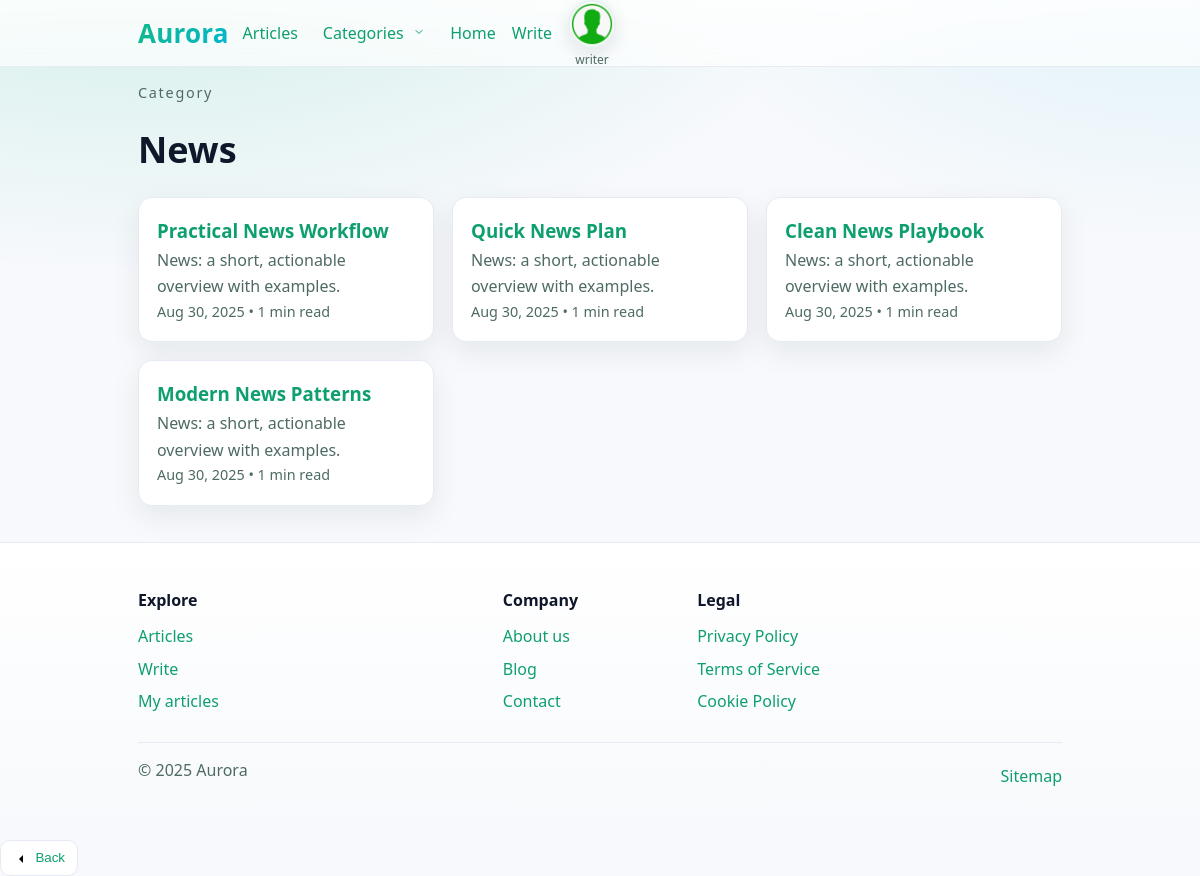
Screenshot of /categories/1/ (signed in) with the database file from the repository.
### users/models.py (models this page shows, shortened)
class User(AbstractUser):
    avatar = models.ImageField(
        upload_to="avatars/", blank=True, null=True
    )
    bio = models.TextField(blank=True)
    rating = models.IntegerField(default=0)
    is_verified = models.BooleanField(default=False)

### category/models.py (models this page shows, shortened)
class Category(models.Model):
    name = models.CharField(
        "Name",
        max_length=64,
        unique=True,
    )
    description = models.TextField(
        "Description",
        blank=True,
    )
    created_at = models.DateTimeField(
        "Created at",
        auto_now_add=True,
    )
    class Meta:
        ordering = ["name"]

### articles/models.py (models this page shows, shortened)
class Article(models.Model):
    title = models.CharField(max_length=150)
    description = models.CharField(max_length=160)
    body = models.TextField()
    image = models.ImageField(
        upload_to=article_image_path, blank=True, null=True
    )
    is_published = models.BooleanField(default=True)
    published_at = models.DateTimeField(auto_now_add=True)
    updated_at = models.DateTimeField(auto_now=True)
    author = models.ForeignKey(
        settings.AUTH_USER_MODEL,
        on_delete=models.CASCADE,
        related_name="articles",
    )
    category = models.ForeignKey(
        Category,
        verbose_name="Category",
        on_delete=models.SET_NULL,
        null=True,
        blank=True,
        related_name="articles",
    )
    class Meta:
        ordering = ["-published_at"]
    @property
    def reading_minutes(self) -> int:
        words = len(self.body.split())
        return max(1, words // 200)

### category/views.py (the view)
# urls.py: path("<int:pk>/", CategoryArticlesView.as_view(), name="detail"),
class CategoryArticlesView(ListView):
    template_name = "categories/detail.html"
    context_object_name = "articles"
    paginate_by = 12
    def dispatch(self, request, *args, **kwargs):
        self.category_instance = get_object_or_404(Category, pk=self.kwargs["pk"])
        return super().dispatch(request, *args, **kwargs)
    def get_queryset(self) -> QuerySet:
        article_queryset = (
            Article.objects.filter(
                category=self.category_instance,
                is_published=True,
            )
            .select_related("author", "category")
            .order_by("-published_at")
        )
        return article_queryset
    def get_context_data(self, **kwargs: Any) -> Dict[str, Any]:
        context = super().get_context_data(**kwargs)
        context["category"] = self.category_instance
        return context

### category/context_processors.py (called while the page is built)
def nav_categories(request):
    items = (
        Category.objects.annotate(article_count=Count("articles"))
        .order_by("-article_count", "name")[:12]
    )
    return {"nav_categories": items}

### templates/categories/detail.html (shortened to what this page needs)
{% extends "base.html" %}
{% block content %}
<section class="section container">
  <p class="kicker">Category</p>
  <h1 class="page-title">{{ category.name }}</h1>
  <div class="card-grid">
    {% for a in articles %}
      <article class="card">
        <a href="{% url 'articles:detail' a.pk %}"><h3 class="m0">{{ a.title }}</h3></a>
        <p class="muted m0">{{ a.description }}</p>
        <p class="badge m0">
          {{ a.published_at|date:"M j, Y" }} • {{ a.reading_minutes }} min read
        </p>
      </article>
    {% empty %}
      <p class="muted">No articles yet in this category.</p>
    {% endfor %}
  </div>
</section>
{% endblock %}

### templates/base.html (shortened to what this page needs)
{% load static socialaccount %}
<!doctype html>
<html lang="en">
<head>
  <link rel="stylesheet" href="{% static 'style.css' %}?v=24">
</head>
<body>
<header class="site-header">
  <nav class="nav container" aria-label="Site">
    <button id="navBack" class="btn-link" type="button" aria-label="Go back" rel="prev" hidden
            data-fallback="{% url 'articles:index' %}">
      <svg aria-hidden="true" width="16" height="16" viewBox="0 0 24 24"><path d="M15 18l-6-6 6-6"/></svg>
      <span class="label">Back</span>
    </button>
    <a class="brand" href="{% url 'articles:index' %}" aria-label="Aurora — home">Aurora</a>
    <div class="nav-right">
      <ul id="primaryNav" class="nav-list" role="menu">
        <li class="nav-item"><a class="nav-link" href="{% url 'articles:index' %}" role="menuitem">Articles</a></li>
        <li class="nav-item nav-categories">
          <button class="nav-link" id="categoriesBtn" type="button"
                  aria-haspopup="true" aria-expanded="false" aria-controls="categoriesPanel">
            Categories
            <svg class="chevron" width="12" height="12" viewBox="0 0 24 24" aria-hidden="true">
              <path d="M6 9l6 6 6-6" fill="none" stroke="currentColor" stroke-width="2"
                    stroke-linecap="round" stroke-linejoin="round"/>
            </svg>
          </button>
        </li>
        <li class="nav-item"><a class="nav-link" href="{% url 'home' %}">Home</a></li>
        {% if request.user.is_authenticated %}
          <li class="nav-item"><a class="nav-link" href="{% url 'articles:create' %}">Write</a></li>
        {% endif %}
        {% if request.user.is_authenticated %}
          <li class="nav-item nav-avatar" id="navAvatar">
            <div class="avatar-trigger">
              <button class="avatar-btn" id="avatarBtn" type="button"
                      aria-haspopup="true" aria-expanded="false" aria-controls="avatarPanel"
                      title="{{ request.user.get_full_name|default:request.user.username }}">
                {% if request.user.avatar %}
                  <img src="{{ request.user.avatar.url }}" alt="{{ request.user.username }}">
                {% else %}
                  <img src="{% static 'img/avatar-default.png' %}" alt="{{ request.user.username }}">
                {% endif %}
              </button>
              <span class="avatar-caption"
                    title="{{ request.user.get_full_name|default:request.user.username }}">
                {{ request.user.get_full_name|default:request.user.username|truncatechars:18 }}
              </span>
            </div>
          </li>
        {% endif %}
      </ul>
    </div>
  </nav>
</header>
<main>
  {% block content %}{% endblock %}
</main>
<footer class="site-footer">
  <div class="container">
    <div class="footer-grid">
      <div class="footer-col">
        <p class="footer-title">Explore</p>
        <a class="footer-link" href="{% url 'articles:index' %}">Articles</a>
        <a class="footer-link" href="{% url 'articles:create' %}">Write</a>
        {% if request.user.is_authenticated %}
          <a class="footer-link" href="{% url 'articles:index' %}?author=me">My articles</a>
        {% else %}
          <a class="footer-link" href="{% url 'account_login' %}">Login</a>
        {% endif %}
      </div>
      <div class="footer-col">
        <p class="footer-title">Company</p>
        <a class="footer-link" href="{% url 'pages:about' %}">About us</a>
        <a class="footer-link" href="{% url 'pages:blog' %}">Blog</a>
        <a class="footer-link" href="{% url 'pages:contact' %}">Contact</a>
      </div>
      <div class="footer-col">
        <p class="footer-title">Legal</p>
        <a class="footer-link" href="{% url 'pages:privacy' %}">Privacy Policy</a>
        <a class="footer-link" href="{% url 'pages:terms' %}">Terms of Service</a>
        <a class="footer-link" href="{% url 'pages:cookies' %}">Cookie Policy</a>
      </div>
    </div>
    <div class="footer-bottom">
      <span class="footer-text">© {% now "Y" %} Aurora</span>
      <a class="footer-link inline" href="{% url 'pages:sitemap' %}">Sitemap</a>
    </div>
  </div>
</footer>
</body>
</html>

### rows the page displays
User: user.get_full_name "writer"
Category: name "News"
Article: title "Practical News Workflow", description "News: a short, actionable overview with examples.", published_at "Aug 30, 2025", reading_minutes "1"
Article: title "Quick News Plan", description "News: a short, actionable overview with examples.", published_at "Aug 30, 2025", reading_minutes "1"
Article: title "Clean News Playbook", description "News: a short, actionable overview with examples.", published_at "Aug 30, 2025", reading_minutes "1"
Article: title "Modern News Patterns", description "News: a short, actionable overview with examples.", published_at "Aug 30, 2025", reading_minutes "1"
